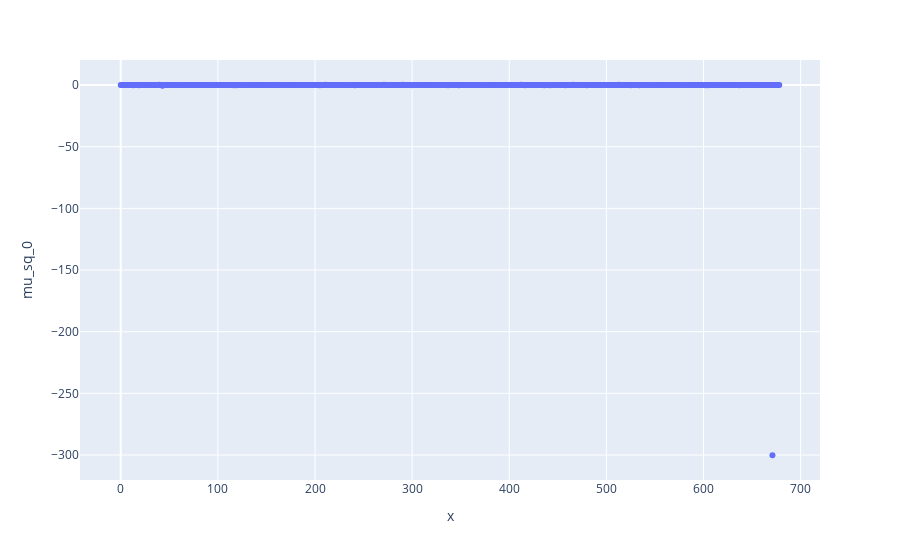

Source (notebook cell):
### Code cell
fig = px.scatter(fp, x=range(0,len(fp['mu_ra_0'])), y='mu_sq_0')
fig.show()

### Figure 1 — Plotly figure (JSON) as saved in the notebook; plotly's stock layout.template omitted (floating-point values rounded to 4 significant figures; data arrays with more than 128 entries replaced by an {"elided": "..."} marker saying what was removed)
{"data": [{"hovertemplate": "x=%{x}<br>mu_sq_0=%{y}<extra></extra>", "legendgroup": "", "marker": {"color": "#636efa", "symbol": "circle"}, "mode": "markers", "name": "", "orientation": "v", "showlegend": false, "type": "scatter", "x": {"elided": "679 int values"}, "xaxis": "x", "y": {"elided": "679 float values"}, "yaxis": "y"}], "layout": {"legend": {"tracegroupgap": 0}, "margin": {"t": 60}, "xaxis": {"anchor": "y", "domain": [0, 1], "title": {"text": "x"}}, "yaxis": {"anchor": "x", "domain": [0, 1], "title": {"text": "mu_sq_0"}}}}
